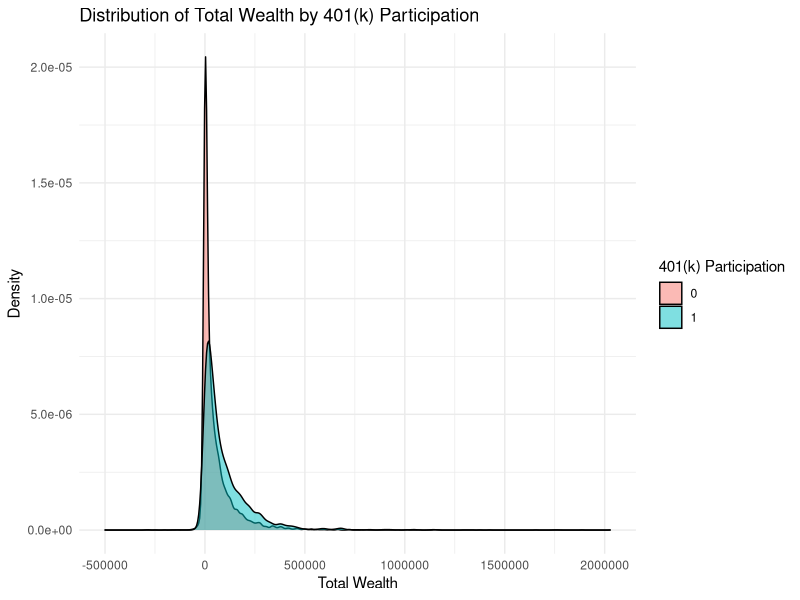
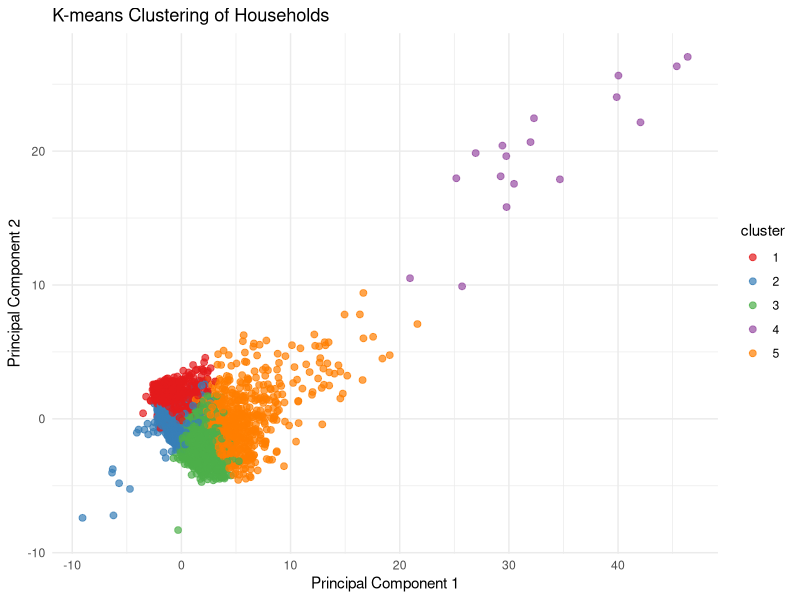
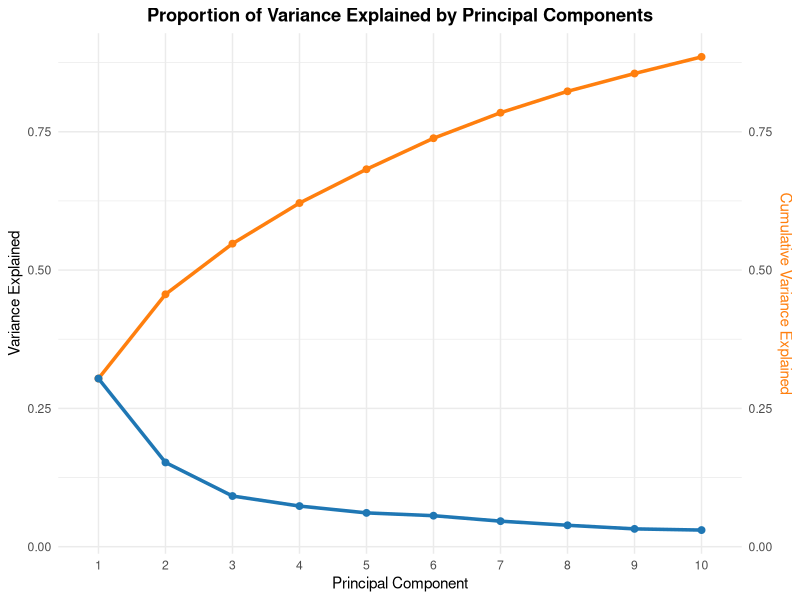
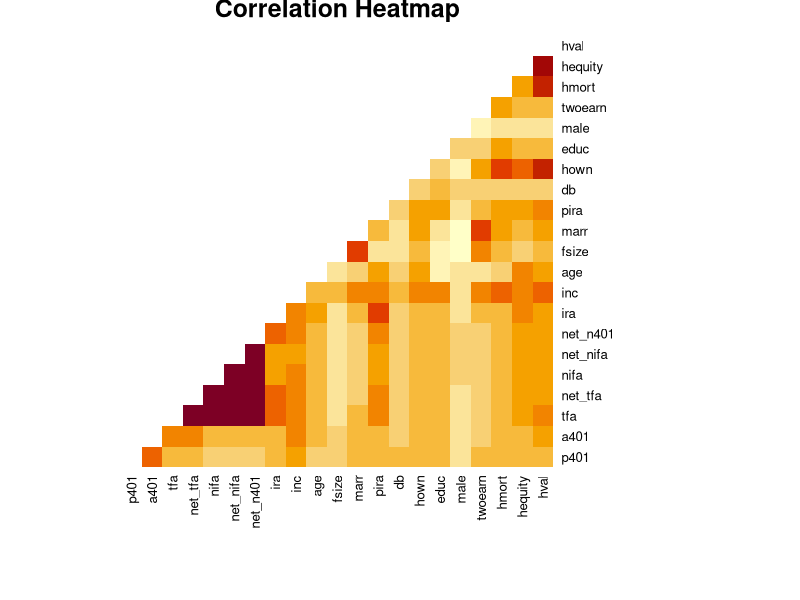

Write the R code that produced these figures, in order.
# install.packages("ggplot2")
# import packages
library(dplyr)
library(ggplot2)
library(cluster)

# read data
data <- read.csv("401k.csv")

################################################################################
### Distribution from PSet 1, switching net total assets for total wealth
p401_density_plot <- ggplot(data, aes(x = tw, fill = as.factor(p401))) +
  geom_density(alpha = 0.5) +
  labs(title = "Distribution of Total Wealth by 401(k) Participation",
       x = "Total Wealth", y = "Density", fill = "401(k) Participation") +
  theme_minimal()

p401_density_plot

################################################################################
### Clustering
# Select relevant data
vars <- data %>%
  select(p401, a401, tfa, net_tfa, nifa, net_nifa, net_n401, ira, inc, age,
         fsize, marr, pira, db, hown, educ, male, twoearn, hmort, hequity, hval)

# Standardize the numeric variables
vars_scaled <- scale(vars)

# Run k-means clustering (Set to 5)
set.seed(0)
kmeans_result <- kmeans(vars_scaled, centers = 5, nstart = 25)

# PCA for 2D plotting
pca_result <- prcomp(vars_scaled)
pca_data <- as.data.frame(pca_result$x[, 1:2])
pca_data$cluster <- as.factor(kmeans_result$cluster)

# Ploting clusters
cluster_plot <- ggplot(pca_data, aes(x = PC1, y = PC2, color = cluster)) +
  geom_point(alpha = 0.7, size = 2) +
  labs(title = "K-means Clustering of Households",
       x = "Principal Component 1",
       y = "Principal Component 2") +
  theme_minimal() +
  scale_color_brewer(palette = "Set1")

cluster_plot

################################################################################
### PCA Variance:
# Calculate variance explained
pve <- (pca_result$sdev)^2 / sum(pca_result$sdev^2)
cum_pve <- cumsum(pve)

# PVE data frame
pve_df <- data.frame(
  PC = factor(1:length(pve)),
  PVE = pve,
  Cumulative_PVE = cum_pve
)

# Plot variance explained
variance_explained_plot <-ggplot(pve_df[1:10, ], aes(x = PC)) +
  geom_line(aes(y = Cumulative_PVE, group = 1), color = "#ff7f0e", linewidth = 1.2) +
  geom_point(aes(y = Cumulative_PVE), color = "#ff7f0e", size = 2) +
  geom_line(aes(y = PVE, group = 2), color = "#1f77b4", linewidth = 1.2) +
  geom_point(aes(y = PVE), color = "#1f77b4", size = 2) +
  labs(
    title = "Proportion of Variance Explained by Principal Components",
    y = "Variance Explained",
    x = "Principal Component"
  ) +
  scale_y_continuous(sec.axis = sec_axis(~ ., name = "Cumulative Variance Explained")) +
  theme_minimal() +
  theme(
    plot.title = element_text(hjust = 0.5, face = "bold"),
    axis.title.y.right = element_text(color = "#ff7f0e")
  )

variance_explained_plot

################################################################################
### Heatmap Correlation
# Compute correlation matrix
cor_matrix <- cor(vars, use = "pairwise.complete.obs")

# Mask upper triangle and diagonal (duplicates & perfect correlation)
cor_matrix[lower.tri(cor_matrix, diag = TRUE)] <- NA

# Plot heatmap
corr_heatmap <- heatmap(cor_matrix,
        Colv = NA,
        Rowv = NA,
        scale = "none",
        na.rm = TRUE,
        margins = c(8, 8),
        main = "Correlation Heatmap")


